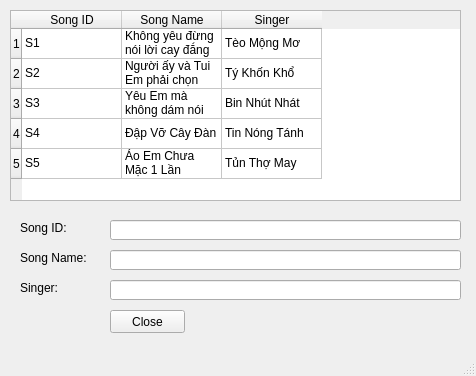
<?xml version="1.0" encoding="UTF-8"?>
<ui version="4.0">
 <class>MainWindow</class>
 <widget class="QMainWindow" name="MainWindow">
  <property name="geometry">
   <rect>
    <x>0</x>
    <y>0</y>
    <width>476</width>
    <height>376</height>
   </rect>
  </property>
  <property name="windowTitle">
   <string>Nguyễn Như Quỳnh 798 - QTableWidget</string>
  </property>
  <property name="windowIcon">
   <iconset>
    <normaloff>images/K24.JPG</normaloff>images/K24.JPG</iconset>
  </property>
  <widget class="QWidget" name="centralwidget">
   <widget class="QTableWidget" name="tableWidgetSong">
    <property name="geometry">
     <rect>
      <x>10</x>
      <y>10</y>
      <width>451</width>
      <height>191</height>
     </rect>
    </property>
    <row>
     <property name="text">
      <string>1</string>
     </property>
    </row>
    <row>
     <property name="text">
      <string>2</string>
     </property>
    </row>
    <row>
     <property name="text">
      <string>3</string>
     </property>
    </row>
    <row>
     <property name="text">
      <string>4</string>
     </property>
    </row>
    <row>
     <property name="text">
      <string>5</string>
     </property>
    </row>
    <column>
     <property name="text">
      <string>Song ID</string>
     </property>
    </column>
    <column>
     <property name="text">
      <string>Song Name</string>
     </property>
    </column>
    <column>
     <property name="text">
      <string>Singer</string>
     </property>
    </column>
    <item row="0" column="0">
     <property name="text">
      <string>S1</string>
     </property>
    </item>
    <item row="0" column="1">
     <property name="text">
      <string>Không yêu đừng nói lời cay đắng</string>
     </property>
    </item>
    <item row="0" column="2">
     <property name="text">
      <string>Tèo Mộng Mơ</string>
     </property>
    </item>
    <item row="1" column="0">
     <property name="text">
      <string>S2</string>
     </property>
    </item>
    <item row="1" column="1">
     <property name="text">
      <string>Người ấy và Tui Em phải chọn</string>
     </property>
    </item>
    <item row="1" column="2">
     <property name="text">
      <string>Tý Khốn Khổ</string>
     </property>
    </item>
    <item row="2" column="0">
     <property name="text">
      <string>S3</string>
     </property>
    </item>
    <item row="2" column="1">
     <property name="text">
      <string>Yêu Em mà không dám nói</string>
     </property>
    </item>
    <item row="2" column="2">
     <property name="text">
      <string>Bin Nhút Nhát</string>
     </property>
    </item>
    <item row="3" column="0">
     <property name="text">
      <string>S4</string>
     </property>
    </item>
    <item row="3" column="1">
     <property name="text">
      <string>Đập Vỡ Cây Đàn</string>
     </property>
    </item>
    <item row="3" column="2">
     <property name="text">
      <string>Tin Nóng Tánh</string>
     </property>
    </item>
    <item row="4" column="0">
     <property name="text">
      <string>S5</string>
     </property>
    </item>
    <item row="4" column="1">
     <property name="text">
      <string>Áo Em Chưa Mặc 1 Lần</string>
     </property>
    </item>
    <item row="4" column="2">
     <property name="text">
      <string>Tủn Thợ May</string>
     </property>
    </item>
   </widget>
   <widget class="QLabel" name="label">
    <property name="geometry">
     <rect>
      <x>20</x>
      <y>220</y>
      <width>71</width>
      <height>16</height>
     </rect>
    </property>
    <property name="text">
     <string>Song ID:</string>
    </property>
   </widget>
   <widget class="QLineEdit" name="lineEditSongID">
    <property name="geometry">
     <rect>
      <x>110</x>
      <y>220</y>
      <width>351</width>
      <height>20</height>
     </rect>
    </property>
   </widget>
   <widget class="QLineEdit" name="lineEditSongName">
    <property name="geometry">
     <rect>
      <x>110</x>
      <y>250</y>
      <width>351</width>
      <height>20</height>
     </rect>
    </property>
   </widget>
   <widget class="QLabel" name="label_2">
    <property name="geometry">
     <rect>
      <x>20</x>
      <y>250</y>
      <width>81</width>
      <height>16</height>
     </rect>
    </property>
    <property name="text">
     <string>Song Name:</string>
    </property>
   </widget>
   <widget class="QLabel" name="label_3">
    <property name="geometry">
     <rect>
      <x>20</x>
      <y>280</y>
      <width>81</width>
      <height>16</height>
     </rect>
    </property>
    <property name="text">
     <string>Singer:</string>
    </property>
   </widget>
   <widget class="QLineEdit" name="lineEditSinger">
    <property name="geometry">
     <rect>
      <x>110</x>
      <y>280</y>
      <width>351</width>
      <height>20</height>
     </rect>
    </property>
   </widget>
   <widget class="QPushButton" name="pushButtonClose">
    <property name="geometry">
     <rect>
      <x>110</x>
      <y>310</y>
      <width>75</width>
      <height>23</height>
     </rect>
    </property>
    <property name="text">
     <string>Close</string>
    </property>
   </widget>
  </widget>
  <widget class="QMenuBar" name="menubar">
   <property name="geometry">
    <rect>
     <x>0</x>
     <y>0</y>
     <width>476</width>
     <height>18</height>
    </rect>
   </property>
  </widget>
  <widget class="QStatusBar" name="statusbar"/>
 </widget>
 <resources/>
 <connections>
  <connection>
   <sender>pushButtonClose</sender>
   <signal>clicked()</signal>
   <receiver>MainWindow</receiver>
   <slot>close()</slot>
   <hints>
    <hint type="sourcelabel">
     <x>417</x>
     <y>223</y>
    </hint>
    <hint type="destinationlabel">
     <x>253</x>
     <y>149</y>
    </hint>
   </hints>
  </connection>
 </connections>
</ui>
